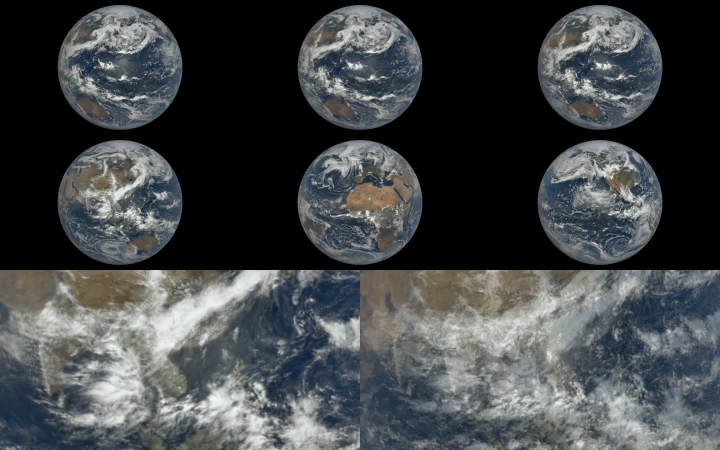
#> input picture 02_Video-Projects/027_What-If-Earth-Stopped-Spinning/07_Edit-Project/epic_spin_v01_sheet.jpg, 1440 x 900 px (shown at 1/2 size)
$ python -i _remint_fbrf_picture_first_open_v04.py   (imports and definitions only)
#> lines starting #> are read from the running program, lines starting #| are printed output that depends on the picture
#!/usr/bin/env python3
"""FbRFvSApfOQ opening remint — picture-first 0–3s (Ben unlock 5 Sep 2026).

FAIL: orange Orbit in first 3s on Europa ice + Jupiter.
FIX: replace 0–OPEN_S video with an Orbit-free Europa plate; keep original
audio, captions, and yellow listing-title burn on the rest of the cut.

Mac-only (mp4 is disk_only). Does not touch other Shorts. Does not change thumbs.

  python3 _remint_fbrf_picture_first_open_v04.py
  python3 _remint_fbrf_picture_first_open_v04.py --src /path/to/v03.mp4
"""
from __future__ import annotations

import argparse
import hashlib
import json
import subprocess
import tempfile
from datetime import datetime, timezone
from pathlib import Path

HERE = Path(__file__).resolve().parent
EXPORTS = HERE / "06_Final-Exports"
PROOF = EXPORTS / "_proof_FbRFvSApfOQ_open_v04"
STATUS = HERE / "FbRF_OPEN_REMINT_STATUS.json"

YT_ID = "FbRFvSApfOQ"
OPEN_S = 3.0
DEFAULT_PLATE_AT = 5.0
OUT_NAME = "europa_punch-01_ocean-we-cannot-see_v04_picture-first-open.mp4"

SRC_CANDIDATES = [
    EXPORTS / "europa_punch-01_ocean-we-cannot-see_v03_diamond.mp4",
    EXPORTS / "europa_punch-01_ocean-we-cannot-see_v03.mp4",
    EXPORTS / "europa_punch-01_ocean-we-cannot-see_v01.mp4",
    Path.home()
    / "YouTube/orbit-with-ben/02_Video-Projects/006_Could-Life-Exist-Under-The-Ice-Of-Europa"
    / "10_Shorts/06_Final-Exports/europa_punch-01_ocean-we-cannot-see_v03_diamond.mp4",
    Path(
        "/Users/ben/YouTube/orbit-with-ben/02_Video-Projects/"
        "006_Could-Life-Exist-Under-The-Ice-Of-Europa/10_Shorts/06_Final-Exports/"
        "europa_punch-01_ocean-we-cannot-see_v03_diamond.mp4"
    ),
]


def run(cmd: list[str]) -> None:
    subprocess.run(cmd, check=True)


# [40 lines left out: functions probe, sha256_file, resolve_src, not called in this run]


def orange_score(png: Path) -> float:
    """Rough Orbit detector: fraction of vivid orange pixels (0–1)."""
    try:
        from PIL import Image
    except ImportError:
        return -1.0
    im = Image.open(png).convert("RGB").resize((270, 480))
    px = list(im.getdata())
    n = len(px) or 1
    hit = 0
    for r, g, b in px:
        if r > 160 and 40 < g < 160 and b < 90 and r > g + 40 and r > b + 60:
            hit += 1
    return hit / n


# [18 lines left out: function extract_frame, not called in this run]


def crop_right_orbit(plate: Path, keep_frac: float = 0.70) -> float:
    """Crop right edge (Orbit often peeks there on Europa ice) and rescale to 1080x1920."""
#> called with keep_frac = 0.7
    try:
        from PIL import Image
    except ImportError:
        return orange_score(plate)
    im = Image.open(plate).convert("RGB")
#> im is the input picture: PIL image 1440x900 RGB; mean R, G, B 66.1, 69.5, 71.1
    w, h = im.size
#> w = 1440; h = 900
    cw = max(1, int(w * keep_frac))
#> cw = 1007
    cropped = im.crop((0, 0, cw, h)).resize((1080, 1920), Image.Resampling.LANCZOS)
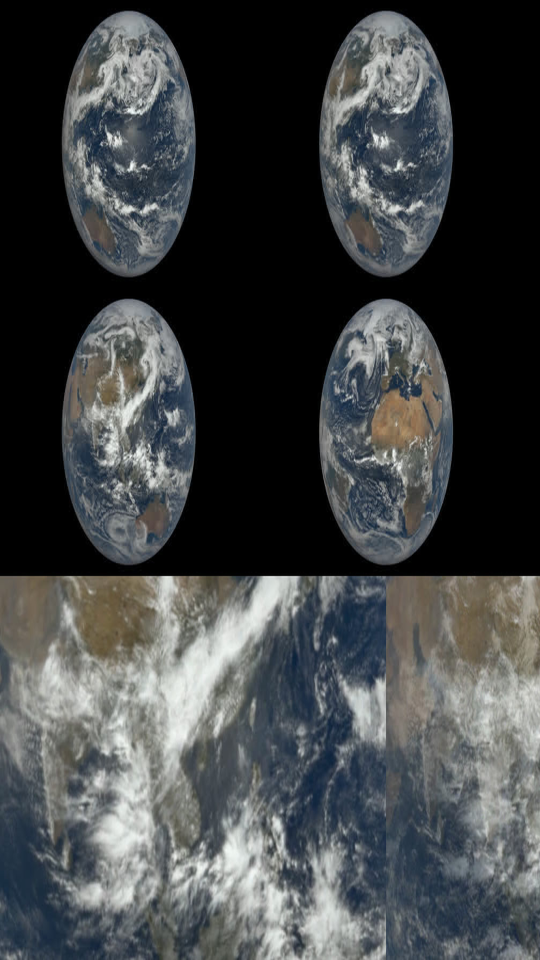
#> cropped: PIL image 1080x1920 RGB (shown at 1/2 size); mean R, G, B 65.1, 68.1, 69.2
    cropped.save(plate)
    return orange_score(plate)
#> in orange_score, `im = Image.open(png).convert("RGB").resize((270, 480))`:
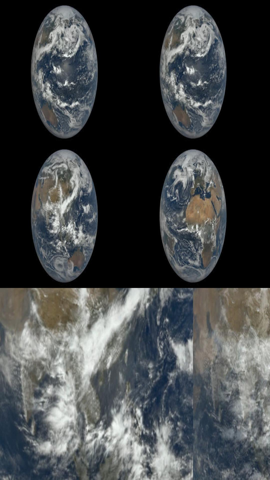
#> im: PIL image 270x480 RGB; mean R, G, B 65.2, 68.1, 69.3
#> in orange_score, `px = list(im.getdata())`: px = 129600 items
#> in orange_score, `n = len(px) or 1`: n = 129600
#> after the loop in orange_score, `for r, g, b in px:`: hit = 0


# [222 lines left out: functions pick_plate_time, remint, main, not called in this run]


# [2 lines not run here, left out]

>>> result = crop_right_orbit('../../027_What-If-Earth-Stopped-Spinning/07_Edit-Project/epic_spin_v01_sheet.jpg')
#> result = 0

$ run again, on 02_Video-Projects/027_What-If-Earth-Stopped-Spinning/07_Edit-Project/pool_v01b_sheet.jpg
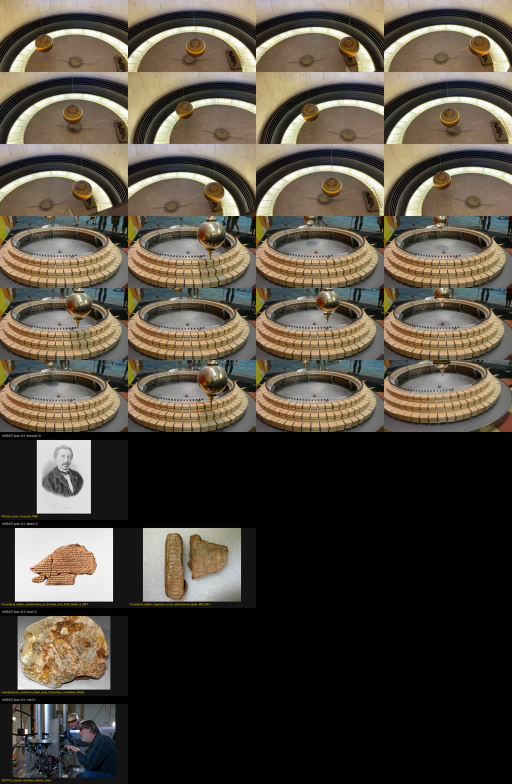
#> input picture 02_Video-Projects/027_What-If-Earth-Stopped-Spinning/07_Edit-Project/pool_v01b_sheet.jpg, 1024 x 1568 px (shown at 1/2 size)
#> in crop_right_orbit, im is the input picture: PIL image 1024x1568 RGB; mean R, G, B 81.1, 73.9, 62.7
#> in crop_right_orbit, `cropped = im.crop((0, 0, cw, h)).resize((1080, 1920), Image.Resampling..`:
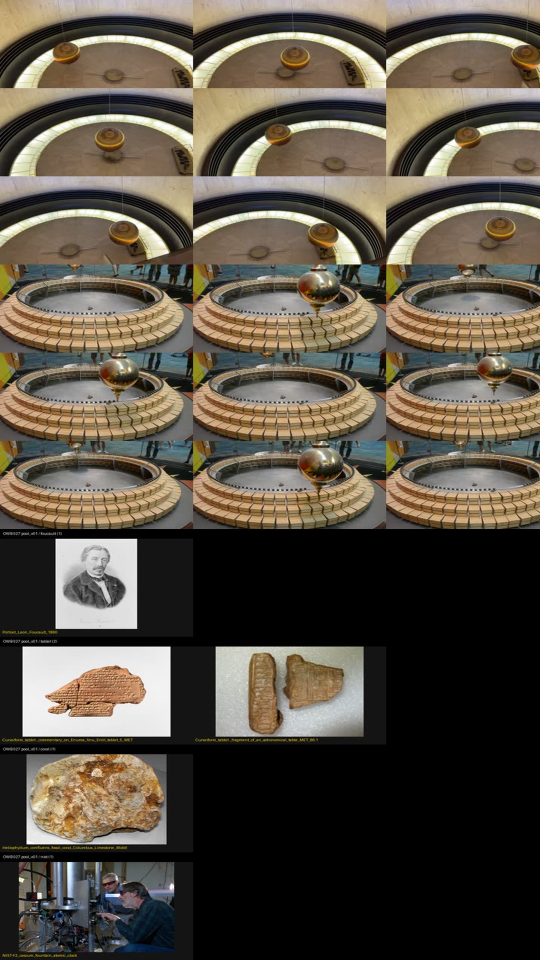
#> cropped: PIL image 1080x1920 RGB (shown at 1/2 size); mean R, G, B 87.2, 79.5, 67.8
#> in orange_score, `im = Image.open(png).convert("RGB").resize((270, 480))`:
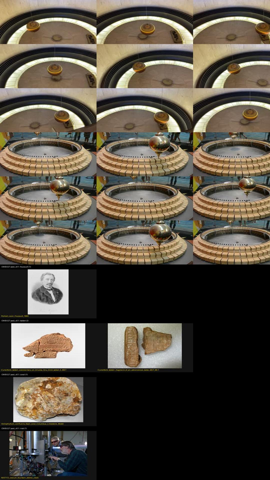
#> im: PIL image 270x480 RGB; mean R, G, B 87.2, 79.5, 67.8
#> px = 129600 items
#> n = 129600
#> the loop in orange_score, `for r, g, b in px:` made 129600 passes
#> (r, g, b) on passes 1 to 3: (176, 149, 102), (179, 152, 105), (174, 147, 100)
#> after the loop in orange_score, `for r, g, b in px:`: hit = 605
#> result = 0.00467
